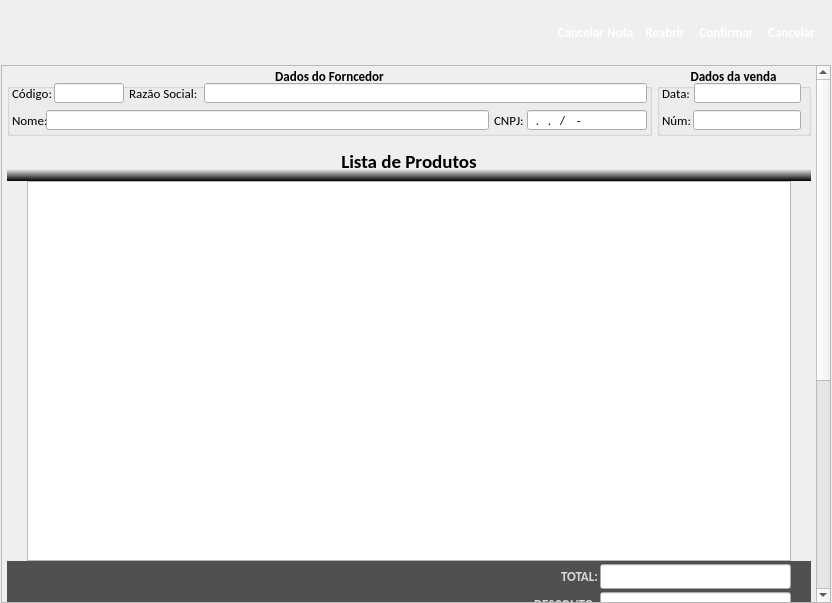
<?xml version="1.0" encoding="UTF-8"?>
<ui version="4.0">
 <class>tela_nota_compra</class>
 <widget class="QDialog" name="tela_nota_compra">
  <property name="geometry">
   <rect>
    <x>0</x>
    <y>0</y>
    <width>832</width>
    <height>603</height>
   </rect>
  </property>
  <property name="windowTitle">
   <string>Dialog</string>
  </property>
  <layout class="QVBoxLayout" name="verticalLayout_9">
   <property name="spacing">
    <number>0</number>
   </property>
   <property name="margin">
    <number>0</number>
   </property>
   <item>
    <widget class="QFrame" name="frame_7">
     <property name="minimumSize">
      <size>
       <width>800</width>
       <height>65</height>
      </size>
     </property>
     <property name="styleSheet">
      <string notr="true">QFrame{
	background-color: qlineargradient(x1:0, y1:1, x0:1, y0:0,
                                       stop:0.1 #777777, stop:0.9 #525252);
	border: none;
}

QToolButton{
	color:#FFFFFF
}</string>
     </property>
     <property name="frameShape">
      <enum>QFrame::Panel</enum>
     </property>
     <property name="frameShadow">
      <enum>QFrame::Raised</enum>
     </property>
     <layout class="QHBoxLayout" name="horizontalLayout_10">
      <property name="spacing">
       <number>0</number>
      </property>
      <property name="leftMargin">
       <number>0</number>
      </property>
      <property name="topMargin">
       <number>0</number>
      </property>
      <property name="rightMargin">
       <number>10</number>
      </property>
      <property name="bottomMargin">
       <number>0</number>
      </property>
      <item>
       <spacer name="horizontalSpacer_10">
        <property name="orientation">
         <enum>Qt::Horizontal</enum>
        </property>
        <property name="sizeHint" stdset="0">
         <size>
          <width>40</width>
          <height>20</height>
         </size>
        </property>
       </spacer>
      </item>
      <item>
       <widget class="QToolButton" name="btn_cancelar_nota">
        <property name="maximumSize">
         <size>
          <width>85</width>
          <height>55</height>
         </size>
        </property>
        <property name="font">
         <font>
          <family>Calibri</family>
          <pointsize>10</pointsize>
          <weight>75</weight>
          <bold>true</bold>
         </font>
        </property>
        <property name="text">
         <string>Cancelar Nota</string>
        </property>
        <property name="icon">
         <iconset resource="imagens.qrc">
          <normaloff>:/img/img/vender_cancelar.png</normaloff>:/img/img/vender_cancelar.png</iconset>
        </property>
        <property name="iconSize">
         <size>
          <width>30</width>
          <height>30</height>
         </size>
        </property>
        <property name="toolButtonStyle">
         <enum>Qt::ToolButtonTextUnderIcon</enum>
        </property>
        <property name="autoRaise">
         <bool>true</bool>
        </property>
       </widget>
      </item>
      <item>
       <widget class="QToolButton" name="btn_reabrir">
        <property name="font">
         <font>
          <family>Calibri</family>
          <pointsize>10</pointsize>
          <weight>75</weight>
          <bold>true</bold>
         </font>
        </property>
        <property name="text">
         <string>Reabrir</string>
        </property>
        <property name="icon">
         <iconset resource="imagens.qrc">
          <normaloff>:/img/img/abrir.png</normaloff>:/img/img/abrir.png</iconset>
        </property>
        <property name="iconSize">
         <size>
          <width>30</width>
          <height>30</height>
         </size>
        </property>
        <property name="toolButtonStyle">
         <enum>Qt::ToolButtonTextUnderIcon</enum>
        </property>
        <property name="autoRaise">
         <bool>true</bool>
        </property>
       </widget>
      </item>
      <item>
       <widget class="QToolButton" name="btn_confirmar">
        <property name="font">
         <font>
          <family>Calibri</family>
          <pointsize>10</pointsize>
          <weight>75</weight>
          <bold>true</bold>
         </font>
        </property>
        <property name="text">
         <string>Confirmar</string>
        </property>
        <property name="icon">
         <iconset resource="imagens.qrc">
          <normaloff>:/img/img/1345902916_camera_test.png</normaloff>:/img/img/1345902916_camera_test.png</iconset>
        </property>
        <property name="iconSize">
         <size>
          <width>30</width>
          <height>30</height>
         </size>
        </property>
        <property name="toolButtonStyle">
         <enum>Qt::ToolButtonTextUnderIcon</enum>
        </property>
        <property name="autoRaise">
         <bool>true</bool>
        </property>
       </widget>
      </item>
      <item>
       <widget class="QToolButton" name="btn_cancelar">
        <property name="font">
         <font>
          <family>Calibri</family>
          <pointsize>10</pointsize>
          <weight>75</weight>
          <bold>true</bold>
         </font>
        </property>
        <property name="text">
         <string>Cancelar</string>
        </property>
        <property name="icon">
         <iconset resource="imagens.qrc">
          <normaloff>:/img/img/1345902747_button_cancel.png</normaloff>:/img/img/1345902747_button_cancel.png</iconset>
        </property>
        <property name="iconSize">
         <size>
          <width>30</width>
          <height>30</height>
         </size>
        </property>
        <property name="toolButtonStyle">
         <enum>Qt::ToolButtonTextUnderIcon</enum>
        </property>
        <property name="autoRaise">
         <bool>true</bool>
        </property>
       </widget>
      </item>
     </layout>
    </widget>
   </item>
   <item>
    <layout class="QHBoxLayout" name="horizontalLayout_11">
     <property name="spacing">
      <number>0</number>
     </property>
     <item>
      <spacer name="horizontalSpacer_3">
       <property name="orientation">
        <enum>Qt::Horizontal</enum>
       </property>
       <property name="sizeHint" stdset="0">
        <size>
         <width>0</width>
         <height>20</height>
        </size>
       </property>
      </spacer>
     </item>
     <item>
      <widget class="QScrollArea" name="scrollArea_2">
       <property name="minimumSize">
        <size>
         <width>830</width>
         <height>0</height>
        </size>
       </property>
       <property name="maximumSize">
        <size>
         <width>830</width>
         <height>16777215</height>
        </size>
       </property>
       <property name="widgetResizable">
        <bool>true</bool>
       </property>
       <widget class="QWidget" name="scrollAreaWidgetContents_3">
        <property name="geometry">
         <rect>
          <x>0</x>
          <y>-355</y>
          <width>811</width>
          <height>915</height>
         </rect>
        </property>
        <layout class="QVBoxLayout" name="verticalLayout_5">
         <property name="spacing">
          <number>5</number>
         </property>
         <property name="leftMargin">
          <number>5</number>
         </property>
         <property name="topMargin">
          <number>0</number>
         </property>
         <property name="rightMargin">
          <number>5</number>
         </property>
         <property name="bottomMargin">
          <number>5</number>
         </property>
         <item>
          <layout class="QHBoxLayout" name="hz_2">
           <property name="spacing">
            <number>5</number>
           </property>
           <item>
            <widget class="QGroupBox" name="gb_dados_fornecedor">
             <property name="minimumSize">
              <size>
               <width>645</width>
               <height>70</height>
              </size>
             </property>
             <property name="font">
              <font>
               <family>Calibri</family>
               <pointsize>10</pointsize>
               <weight>75</weight>
               <bold>true</bold>
               <strikeout>false</strikeout>
               <kerning>false</kerning>
              </font>
             </property>
             <property name="title">
              <string>Dados do Forncedor</string>
             </property>
             <property name="alignment">
              <set>Qt::AlignCenter</set>
             </property>
             <widget class="QLineEdit" name="le_codigo">
              <property name="geometry">
               <rect>
                <x>47</x>
                <y>17</y>
                <width>70</width>
                <height>20</height>
               </rect>
              </property>
              <property name="font">
               <font>
                <weight>50</weight>
                <bold>false</bold>
               </font>
              </property>
              <property name="inputMask">
               <string>000000000; </string>
              </property>
              <property name="text">
               <string/>
              </property>
              <property name="cursorPosition">
               <number>9</number>
              </property>
              <property name="readOnly">
               <bool>true</bool>
              </property>
             </widget>
             <widget class="QLineEdit" name="le_razao_social">
              <property name="geometry">
               <rect>
                <x>197</x>
                <y>17</y>
                <width>443</width>
                <height>20</height>
               </rect>
              </property>
              <property name="sizePolicy">
               <sizepolicy hsizetype="Fixed" vsizetype="Fixed">
                <horstretch>0</horstretch>
                <verstretch>0</verstretch>
               </sizepolicy>
              </property>
              <property name="font">
               <font>
                <family>Calibri</family>
                <pointsize>10</pointsize>
                <weight>50</weight>
                <bold>false</bold>
                <kerning>false</kerning>
               </font>
              </property>
              <property name="text">
               <string/>
              </property>
              <property name="maxLength">
               <number>100</number>
              </property>
              <property name="readOnly">
               <bool>true</bool>
              </property>
             </widget>
             <widget class="QLineEdit" name="le_nome">
              <property name="geometry">
               <rect>
                <x>39</x>
                <y>44</y>
                <width>443</width>
                <height>20</height>
               </rect>
              </property>
              <property name="sizePolicy">
               <sizepolicy hsizetype="Fixed" vsizetype="Fixed">
                <horstretch>0</horstretch>
                <verstretch>0</verstretch>
               </sizepolicy>
              </property>
              <property name="font">
               <font>
                <family>Calibri</family>
                <pointsize>10</pointsize>
                <weight>50</weight>
                <bold>false</bold>
                <kerning>false</kerning>
               </font>
              </property>
              <property name="inputMask">
               <string/>
              </property>
              <property name="text">
               <string/>
              </property>
              <property name="maxLength">
               <number>32767</number>
              </property>
              <property name="readOnly">
               <bool>true</bool>
              </property>
             </widget>
             <widget class="QLabel" name="lb_razao_social">
              <property name="geometry">
               <rect>
                <x>122</x>
                <y>17</y>
                <width>75</width>
                <height>20</height>
               </rect>
              </property>
              <property name="maximumSize">
               <size>
                <width>100</width>
                <height>20</height>
               </size>
              </property>
              <property name="font">
               <font>
                <family>Calibri</family>
                <pointsize>10</pointsize>
                <weight>50</weight>
                <bold>false</bold>
                <kerning>false</kerning>
               </font>
              </property>
              <property name="text">
               <string>Razão Social:</string>
              </property>
             </widget>
             <widget class="QLabel" name="lb_codigo">
              <property name="geometry">
               <rect>
                <x>5</x>
                <y>17</y>
                <width>42</width>
                <height>20</height>
               </rect>
              </property>
              <property name="font">
               <font>
                <weight>50</weight>
                <bold>false</bold>
               </font>
              </property>
              <property name="text">
               <string>Código:</string>
              </property>
             </widget>
             <widget class="QLabel" name="lb_nome">
              <property name="geometry">
               <rect>
                <x>5</x>
                <y>44</y>
                <width>34</width>
                <height>20</height>
               </rect>
              </property>
              <property name="maximumSize">
               <size>
                <width>40</width>
                <height>20</height>
               </size>
              </property>
              <property name="font">
               <font>
                <family>Calibri</family>
                <pointsize>10</pointsize>
                <weight>50</weight>
                <bold>false</bold>
                <kerning>false</kerning>
               </font>
              </property>
              <property name="text">
               <string>Nome:</string>
              </property>
             </widget>
             <widget class="QLabel" name="lb_cnpj">
              <property name="geometry">
               <rect>
                <x>487</x>
                <y>44</y>
                <width>32</width>
                <height>20</height>
               </rect>
              </property>
              <property name="font">
               <font>
                <weight>50</weight>
                <bold>false</bold>
               </font>
              </property>
              <property name="text">
               <string>CNPJ:</string>
              </property>
             </widget>
             <widget class="QLineEdit" name="le_cnpj">
              <property name="geometry">
               <rect>
                <x>520</x>
                <y>44</y>
                <width>120</width>
                <height>20</height>
               </rect>
              </property>
              <property name="font">
               <font>
                <weight>50</weight>
                <bold>false</bold>
               </font>
              </property>
              <property name="inputMask">
               <string>00.000.000/0000-00; </string>
              </property>
              <property name="text">
               <string>../-</string>
              </property>
              <property name="readOnly">
               <bool>true</bool>
              </property>
             </widget>
            </widget>
           </item>
           <item>
            <widget class="QGroupBox" name="gb_dados_compra">
             <property name="minimumSize">
              <size>
               <width>140</width>
               <height>70</height>
              </size>
             </property>
             <property name="font">
              <font>
               <family>Calibri</family>
               <pointsize>10</pointsize>
               <weight>75</weight>
               <bold>true</bold>
              </font>
             </property>
             <property name="title">
              <string>Dados da venda</string>
             </property>
             <property name="alignment">
              <set>Qt::AlignCenter</set>
             </property>
             <widget class="QLabel" name="lb_data">
              <property name="geometry">
               <rect>
                <x>5</x>
                <y>17</y>
                <width>30</width>
                <height>20</height>
               </rect>
              </property>
              <property name="font">
               <font>
                <weight>50</weight>
                <bold>false</bold>
               </font>
              </property>
              <property name="text">
               <string>Data:</string>
              </property>
             </widget>
             <widget class="QLineEdit" name="le_data">
              <property name="geometry">
               <rect>
                <x>37</x>
                <y>17</y>
                <width>107</width>
                <height>20</height>
               </rect>
              </property>
              <property name="font">
               <font>
                <weight>50</weight>
                <bold>false</bold>
               </font>
              </property>
              <property name="inputMask">
               <string/>
              </property>
              <property name="text">
               <string/>
              </property>
              <property name="cursorPosition">
               <number>0</number>
              </property>
              <property name="readOnly">
               <bool>true</bool>
              </property>
             </widget>
             <widget class="QLabel" name="lb_codigo_cum_nota">
              <property name="geometry">
               <rect>
                <x>5</x>
                <y>44</y>
                <width>29</width>
                <height>20</height>
               </rect>
              </property>
              <property name="font">
               <font>
                <weight>50</weight>
                <bold>false</bold>
               </font>
              </property>
              <property name="text">
               <string>Núm:</string>
              </property>
             </widget>
             <widget class="QLineEdit" name="le_numero_cupom_nota">
              <property name="geometry">
               <rect>
                <x>36</x>
                <y>44</y>
                <width>108</width>
                <height>20</height>
               </rect>
              </property>
              <property name="font">
               <font>
                <weight>50</weight>
                <bold>false</bold>
               </font>
              </property>
              <property name="inputMask">
               <string>0000000; </string>
              </property>
              <property name="text">
               <string/>
              </property>
              <property name="readOnly">
               <bool>true</bool>
              </property>
             </widget>
            </widget>
           </item>
          </layout>
         </item>
         <item>
          <layout class="QVBoxLayout" name="verticalLayout_6">
           <property name="spacing">
            <number>0</number>
           </property>
           <item>
            <widget class="QLabel" name="lb_lista_de_produtos">
             <property name="minimumSize">
              <size>
               <width>790</width>
               <height>40</height>
              </size>
             </property>
             <property name="font">
              <font>
               <family>Calibri</family>
               <pointsize>14</pointsize>
               <weight>75</weight>
               <bold>true</bold>
              </font>
             </property>
             <property name="styleSheet">
              <string notr="true">QFrame{	
	background-color: qlineargradient(spread:pad, x1:1, y1:1, x2:1, y2:0, stop:0 rgba(0, 0, 0, 255), stop:0.3 rgba(255, 255, 255, 0));
	border: none;
	color:#000000
}
</string>
             </property>
             <property name="text">
              <string>Lista de Produtos</string>
             </property>
             <property name="alignment">
              <set>Qt::AlignCenter</set>
             </property>
            </widget>
           </item>
           <item>
            <layout class="QHBoxLayout" name="horizontalLayout_3">
             <property name="spacing">
              <number>0</number>
             </property>
             <item>
              <widget class="QFrame" name="frame_8">
               <property name="minimumSize">
                <size>
                 <width>20</width>
                 <height>380</height>
                </size>
               </property>
               <property name="styleSheet">
                <string notr="true">QFrame{
	background-color: qlineargradient(x1:0, y1:1, x0:1, y0:0,
                                       stop:0.3 #505050, stop:0.6 #000000);
	border: none;
}

QToolButton{
	color:#FFFFFF
}</string>
               </property>
               <property name="frameShape">
                <enum>QFrame::StyledPanel</enum>
               </property>
               <property name="frameShadow">
                <enum>QFrame::Raised</enum>
               </property>
              </widget>
             </item>
             <item>
              <widget class="QTableWidget" name="tw_lista_produtos">
               <property name="minimumSize">
                <size>
                 <width>750</width>
                 <height>380</height>
                </size>
               </property>
               <property name="font">
                <font>
                 <family>Calibri</family>
                 <pointsize>9</pointsize>
                </font>
               </property>
               <property name="alternatingRowColors">
                <bool>true</bool>
               </property>
               <property name="rowCount">
                <number>0</number>
               </property>
               <property name="columnCount">
                <number>0</number>
               </property>
               <attribute name="horizontalHeaderDefaultSectionSize">
                <number>200</number>
               </attribute>
               <attribute name="horizontalHeaderHighlightSections">
                <bool>true</bool>
               </attribute>
               <attribute name="horizontalHeaderMinimumSectionSize">
                <number>50</number>
               </attribute>
               <attribute name="horizontalHeaderStretchLastSection">
                <bool>true</bool>
               </attribute>
               <attribute name="verticalHeaderVisible">
                <bool>false</bool>
               </attribute>
               <attribute name="verticalHeaderDefaultSectionSize">
                <number>20</number>
               </attribute>
               <attribute name="verticalHeaderMinimumSectionSize">
                <number>20</number>
               </attribute>
              </widget>
             </item>
             <item>
              <widget class="QFrame" name="frame_9">
               <property name="minimumSize">
                <size>
                 <width>20</width>
                 <height>380</height>
                </size>
               </property>
               <property name="styleSheet">
                <string notr="true">QFrame{
	background-color: qlineargradient(x1:0, y1:1, x0:1, y0:0,
                                       stop:0.3 #505050, stop:0.6 #000000);
	border: none;
}
</string>
               </property>
               <property name="frameShape">
                <enum>QFrame::StyledPanel</enum>
               </property>
               <property name="frameShadow">
                <enum>QFrame::Raised</enum>
               </property>
              </widget>
             </item>
            </layout>
           </item>
           <item>
            <widget class="QFrame" name="frame_10">
             <property name="minimumSize">
              <size>
               <width>790</width>
               <height>90</height>
              </size>
             </property>
             <property name="styleSheet">
              <string notr="true">QFrame{
	background-color: #505050;
	border: none;
}</string>
             </property>
             <property name="frameShape">
              <enum>QFrame::StyledPanel</enum>
             </property>
             <property name="frameShadow">
              <enum>QFrame::Raised</enum>
             </property>
             <layout class="QHBoxLayout" name="horizontalLayout_12">
              <property name="spacing">
               <number>2</number>
              </property>
              <property name="leftMargin">
               <number>20</number>
              </property>
              <property name="topMargin">
               <number>2</number>
              </property>
              <property name="rightMargin">
               <number>20</number>
              </property>
              <property name="bottomMargin">
               <number>2</number>
              </property>
              <item>
               <layout class="QVBoxLayout" name="verticalLayout_7">
                <property name="spacing">
                 <number>2</number>
                </property>
                <item>
                 <layout class="QHBoxLayout" name="horizontalLayout_13">
                  <item>
                   <spacer name="horizontalSpacer_8">
                    <property name="orientation">
                     <enum>Qt::Horizontal</enum>
                    </property>
                    <property name="sizeHint" stdset="0">
                     <size>
                      <width>40</width>
                      <height>20</height>
                     </size>
                    </property>
                   </spacer>
                  </item>
                  <item>
                   <widget class="QLabel" name="lb_total">
                    <property name="font">
                     <font>
                      <family>Calibri</family>
                      <pointsize>10</pointsize>
                      <weight>75</weight>
                      <bold>true</bold>
                     </font>
                    </property>
                    <property name="styleSheet">
                     <string notr="true">color: rgb(217, 217, 217);</string>
                    </property>
                    <property name="text">
                     <string>TOTAL:</string>
                    </property>
                   </widget>
                  </item>
                  <item>
                   <widget class="QLineEdit" name="le_total">
                    <property name="minimumSize">
                     <size>
                      <width>191</width>
                      <height>25</height>
                     </size>
                    </property>
                    <property name="maximumSize">
                     <size>
                      <width>191</width>
                      <height>25</height>
                     </size>
                    </property>
                    <property name="font">
                     <font>
                      <family>Calibri</family>
                      <pointsize>12</pointsize>
                      <weight>50</weight>
                      <bold>false</bold>
                     </font>
                    </property>
                    <property name="styleSheet">
                     <string notr="true"/>
                    </property>
                    <property name="text">
                     <string/>
                    </property>
                    <property name="alignment">
                     <set>Qt::AlignRight|Qt::AlignTrailing|Qt::AlignVCenter</set>
                    </property>
                    <property name="readOnly">
                     <bool>true</bool>
                    </property>
                   </widget>
                  </item>
                 </layout>
                </item>
                <item>
                 <layout class="QHBoxLayout" name="horizontalLayout_14">
                  <item>
                   <spacer name="horizontalSpacer_11">
                    <property name="orientation">
                     <enum>Qt::Horizontal</enum>
                    </property>
                    <property name="sizeHint" stdset="0">
                     <size>
                      <width>40</width>
                      <height>20</height>
                     </size>
                    </property>
                   </spacer>
                  </item>
                  <item>
                   <widget class="QLabel" name="lb_desconto">
                    <property name="font">
                     <font>
                      <family>Calibri</family>
                      <pointsize>10</pointsize>
                      <weight>75</weight>
                      <bold>true</bold>
                     </font>
                    </property>
                    <property name="styleSheet">
                     <string notr="true">color: rgb(217, 217, 217);</string>
                    </property>
                    <property name="text">
                     <string>DESCONTO:</string>
                    </property>
                   </widget>
                  </item>
                  <item>
                   <widget class="QLineEdit" name="le_desconto">
                    <property name="minimumSize">
                     <size>
                      <width>191</width>
                      <height>25</height>
                     </size>
                    </property>
                    <property name="maximumSize">
                     <size>
                      <width>191</width>
                      <height>25</height>
                     </size>
                    </property>
                    <property name="font">
                     <font>
                      <family>Calibri</family>
                      <pointsize>12</pointsize>
                      <weight>50</weight>
                      <bold>false</bold>
                     </font>
                    </property>
                    <property name="styleSheet">
                     <string notr="true">color: rgb(0, 0, 255);</string>
                    </property>
                    <property name="inputMask">
                     <string/>
                    </property>
                    <property name="text">
                     <string/>
                    </property>
                    <property name="alignment">
                     <set>Qt::AlignRight|Qt::AlignTrailing|Qt::AlignVCenter</set>
                    </property>
                    <property name="readOnly">
                     <bool>false</bool>
                    </property>
                   </widget>
                  </item>
                 </layout>
                </item>
                <item>
                 <layout class="QHBoxLayout" name="horizontalLayout_15">
                  <item>
                   <spacer name="horizontalSpacer_12">
                    <property name="orientation">
                     <enum>Qt::Horizontal</enum>
                    </property>
                    <property name="sizeHint" stdset="0">
                     <size>
                      <width>40</width>
                      <height>20</height>
                     </size>
                    </property>
                   </spacer>
                  </item>
                  <item>
                   <widget class="QLabel" name="lb_total_pago">
                    <property name="font">
                     <font>
                      <family>Calibri</family>
                      <pointsize>13</pointsize>
                      <weight>75</weight>
                      <bold>true</bold>
                     </font>
                    </property>
                    <property name="styleSheet">
                     <string notr="true">color: rgb(217, 217, 217);</string>
                    </property>
                    <property name="text">
                     <string>TOTAL PAGO:</string>
                    </property>
                   </widget>
                  </item>
                  <item>
                   <widget class="QLineEdit" name="le_total_a_pagar">
                    <property name="minimumSize">
                     <size>
                      <width>191</width>
                      <height>25</height>
                     </size>
                    </property>
                    <property name="maximumSize">
                     <size>
                      <width>191</width>
                      <height>25</height>
                     </size>
                    </property>
                    <property name="font">
                     <font>
                      <family>Calibri</family>
                      <pointsize>15</pointsize>
                      <weight>50</weight>
                      <bold>false</bold>
                     </font>
                    </property>
                    <property name="styleSheet">
                     <string notr="true">color: rgb(255, 0, 0);</string>
                    </property>
                    <property name="text">
                     <string/>
                    </property>
                    <property name="alignment">
                     <set>Qt::AlignRight|Qt::AlignTrailing|Qt::AlignVCenter</set>
                    </property>
                    <property name="readOnly">
                     <bool>true</bool>
                    </property>
                   </widget>
                  </item>
                 </layout>
                </item>
               </layout>
              </item>
             </layout>
            </widget>
           </item>
          </layout>
         </item>
         <item>
          <layout class="QVBoxLayout" name="verticalLayout_8">
           <property name="spacing">
            <number>0</number>
           </property>
           <item>
            <widget class="QLabel" name="lb_forma_pagamento_jus">
             <property name="minimumSize">
              <size>
               <width>790</width>
               <height>40</height>
              </size>
             </property>
             <property name="font">
              <font>
               <family>Calibri</family>
               <pointsize>14</pointsize>
               <weight>75</weight>
               <bold>true</bold>
              </font>
             </property>
             <property name="styleSheet">
              <string notr="true">QFrame{	
	background-color: qlineargradient(spread:pad, x1:1, y1:1, x2:1, y2:0, stop:0 rgba(0, 0, 0, 255), stop:0.3 rgba(255, 255, 255, 0));
	border: none;
	color:#000000
}
</string>
             </property>
             <property name="text">
              <string>Forma de pagamento</string>
             </property>
             <property name="alignment">
              <set>Qt::AlignCenter</set>
             </property>
            </widget>
           </item>
           <item>
            <layout class="QHBoxLayout" name="horizontalLayout_2">
             <property name="spacing">
              <number>0</number>
             </property>
             <item>
              <widget class="QFrame" name="frame_11">
               <property name="minimumSize">
                <size>
                 <width>20</width>
                 <height>250</height>
                </size>
               </property>
               <property name="maximumSize">
                <size>
                 <width>20</width>
                 <height>250</height>
                </size>
               </property>
               <property name="styleSheet">
                <string notr="true">QFrame{
	background-color: qlineargradient(x1:0, y1:1, x0:1, y0:0,
                                       stop:0.3 #505050, stop:0.6 #000000);
	border: none;
}

QToolButton{
	color:#FFFFFF
}</string>
               </property>
               <property name="frameShape">
                <enum>QFrame::StyledPanel</enum>
               </property>
               <property name="frameShadow">
                <enum>QFrame::Raised</enum>
               </property>
              </widget>
             </item>
             <item>
              <widget class="QFrame" name="frame_12">
               <property name="minimumSize">
                <size>
                 <width>20</width>
                 <height>250</height>
                </size>
               </property>
               <property name="maximumSize">
                <size>
                 <width>20</width>
                 <height>250</height>
                </size>
               </property>
               <property name="styleSheet">
                <string notr="true">QFrame{
	background-color: qlineargradient(x1:0, y1:1, x0:1, y0:0,
                                       stop:0.3 #505050, stop:0.6 #000000);
	border: none;
}
</string>
               </property>
               <property name="frameShape">
                <enum>QFrame::StyledPanel</enum>
               </property>
               <property name="frameShadow">
                <enum>QFrame::Raised</enum>
               </property>
              </widget>
             </item>
            </layout>
           </item>
           <item>
            <widget class="QFrame" name="frame_13">
             <property name="minimumSize">
              <size>
               <width>790</width>
               <height>20</height>
              </size>
             </property>
             <property name="styleSheet">
              <string notr="true">QFrame{
	background-color: #505050;
	border: none;
}</string>
             </property>
             <property name="frameShape">
              <enum>QFrame::StyledPanel</enum>
             </property>
             <property name="frameShadow">
              <enum>QFrame::Raised</enum>
             </property>
            </widget>
           </item>
          </layout>
         </item>
        </layout>
       </widget>
      </widget>
     </item>
     <item>
      <spacer name="horizontalSpacer_4">
       <property name="orientation">
        <enum>Qt::Horizontal</enum>
       </property>
       <property name="sizeHint" stdset="0">
        <size>
         <width>0</width>
         <height>20</height>
        </size>
       </property>
      </spacer>
     </item>
    </layout>
   </item>
  </layout>
 </widget>
 <resources>
  <include location="imagens.qrc"/>
 </resources>
 <connections/>
</ui>
